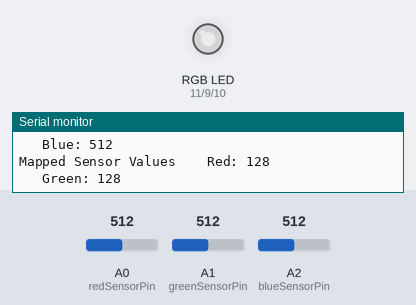
The sketch below on a simulated Arduino Uno, built with avr-gcc and run on an emulated ATmega328P. Shown: an RGB LED mixed from three pins (HIGH = lit), the last lines printed to the serial monitor. Inputs (shaded band) come from the test bench; at power-on: A0 (redSensorPin) = 512, A1 (greenSensorPin) = 512, A2 (blueSensorPin) = 512. Dim RGB values are drawn brighter than linear.

Above: at 1.2 s.
1.3 s: A0 (redSensorPin) set to 106
At 2.7 s:
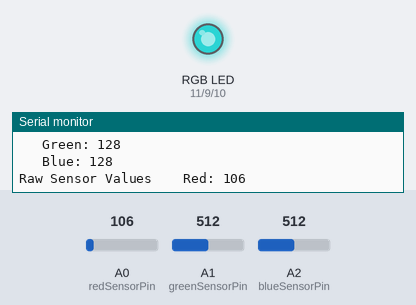
3.0 s: A0 (redSensorPin) set to 93
At 3.7 s:
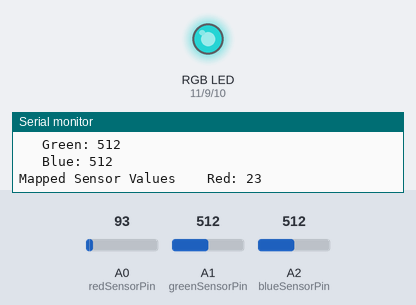
4.7 s: A1 (greenSensorPin) set to 417
At 5.2 s:
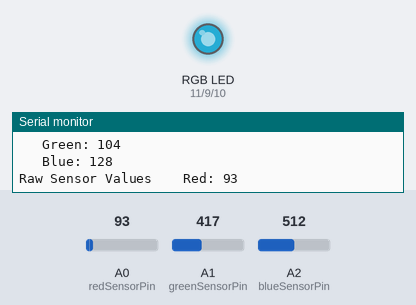
6.3 s: A1 (greenSensorPin) set to 382
At 7.1 s:
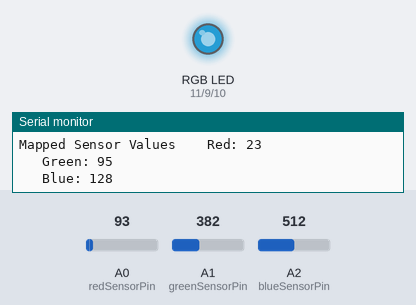
9.3 s: A2 (blueSensorPin) set to 416
At 10.1 s:
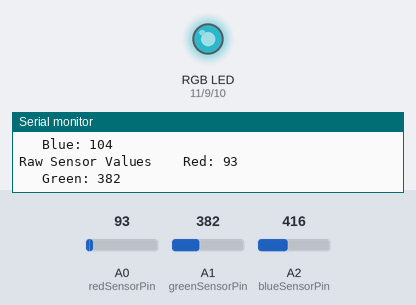
11.0 s: A2 (blueSensorPin) set to 388
At 12.2 s:
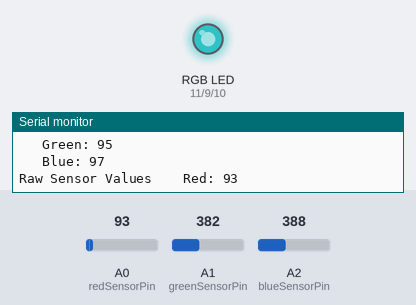
Timing chart, 0 to 14.0 s (numbered marks = the images above; inputs shaded):
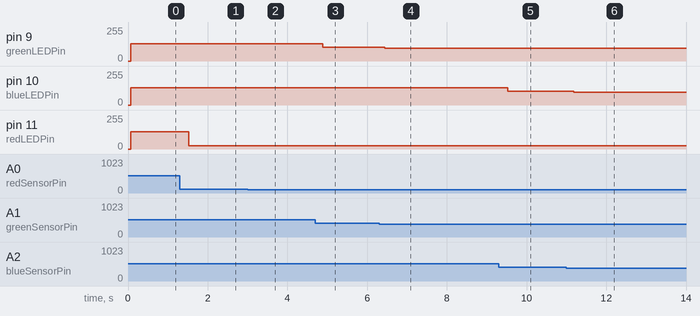

Measured:
- after the input at 1.3 s, pin 11 (redLEDPin): 128/255 → 26/255 after 0.22 s
- after the input at 3.0 s, pin 11 (redLEDPin): 26/255 → 23/255 after 0.21 s
- after the input at 4.7 s, pin 9 (greenLEDPin): 128/255 → 104/255 after 0.19 s
- after the input at 6.3 s, pin 9 (greenLEDPin): 104/255 → 95/255 after 0.14 s
- after the input at 9.3 s, pin 10 (blueLEDPin): 128/255 → 104/255 after 0.22 s
- after the input at 11.0 s, pin 10 (blueLEDPin): 104/255 → 97/255 after 0.18 s

The sketch:

rgb.ino
```cpp
const int greenLEDPin = 9;
const int blueLEDPin = 10;
const int redLEDPin = 11;

const int greenSensorPin = A1;
const int blueSensorPin = A2;
const int redSensorPin = A0;

int greenValue = 0;
int blueValue = 0;
int redValue = 0;

int greenSensorValue = 0;
int blueSensorValue = 0;
int redSensorValue = 0;

void setup() {
  Serial.begin(9600);
  pinMode(greenLEDPin, OUTPUT);
  pinMode(blueLEDPin, OUTPUT);
  pinMode(redLEDPin, OUTPUT);
}

void loop() {
  redSensorValue = analogRead(redSensorPin);
  delay(5);
  greenSensorValue = analogRead(greenSensorPin);
  delay(5);
  blueSensorValue = analogRead(blueSensorPin);

  Serial.print("Raw Sensor Values \t Red: ");
  Serial.println(redSensorValue);
  Serial.print("\t Green: ");
  Serial.println(greenSensorValue);
  Serial.print("\t Blue: ");
  Serial.println(blueSensorValue);

  redValue = redSensorValue/4;
  blueValue = blueSensorValue/4;
  greenValue = greenSensorValue/4;
  Serial.print("Mapped Sensor Values \t Red: ");
  Serial.println(redValue);
  Serial.print("\t Green: ");
  Serial.println(greenValue);
  Serial.print("\t Blue: ");
  Serial.println(blueValue);


  analogWrite(greenLEDPin, greenValue);
  analogWrite(redLEDPin, redValue);
  analogWrite(blueLEDPin, blueValue);
}
```
